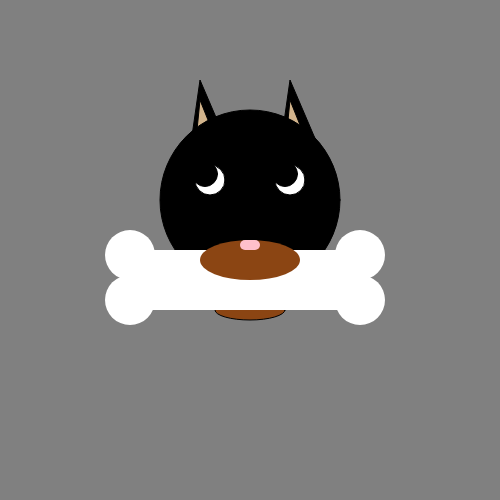
Frame 1 (no input)
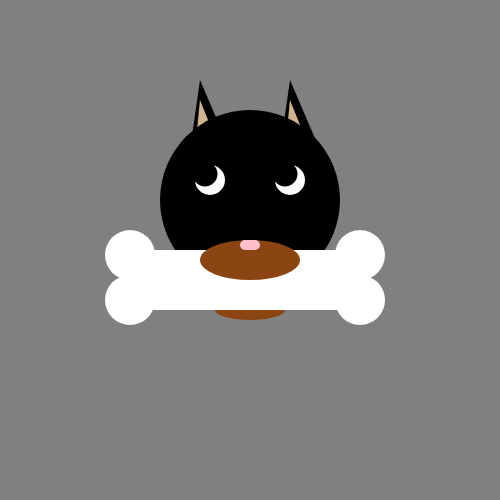
Frame 60 (no input)
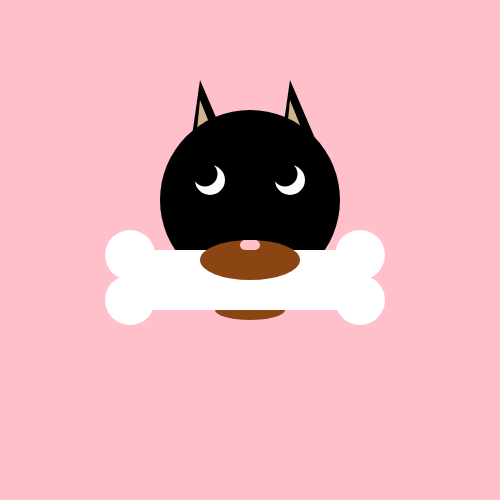
Frame 120 (the mouse pressed at the canvas centre since frame 60)

The p5.js sketch that drew these frames (run headless with seeded random() and noise() and a simulated clock; from frame 60 on, the mouse is pressed at the canvas centre):

// p5.js sketch
// ── sketch.js
//Global Variables
var backgroundColor = "grey"; //Strings
var snoutColor = "#8B4513";
var insideEar = "tan";


function setup() {
  // put setup code here
  createCanvas(500,500);
  background(255,0,0);
}

function draw() {
  // put drawing code here
  fill ("black");
  background (backgroundColor);

  //ears
  fill ("black");
  triangle(230,150,200,80,190,150);
  triangle(230+90,150,200+90,80,190+90,150);
  //innerear
  fill (insideEar);
  triangle(220,150,200,100,195,150);
  triangle(220+90,150,200+90,100,195+90,150);

  //head
  fill ("black");
  ellipse (250,200,180,180);

  //eyes
  fill ("white");
  ellipse (210,180,30,30);
  ellipse (290,180,30,30);

  //pupils
  fill ("black");
  ellipse (205,174,25,25);
  ellipse (285,174,25,25);

  //bottomsnout
  fill (snoutColor);
  ellipse (250,310,70,20);

  //bone
  fill ("white");
  strokeWeight(0);
  rect(140,250,225,60,10);
  ellipse (130,255,50,50);
  ellipse (130,300,50,50);
  ellipse (360,255,50,50);
  ellipse (360,300,50,50);

  //snout
  fill (snoutColor);
  ellipse (250,260,100,40);

  //nose
  fill ("pink");
  rect(240,240,20,10,5);

}

function mousePressed() {
  backgroundColor = "pink";
}

function mouseReleased() {
  backgroundColor = "grey";
}
